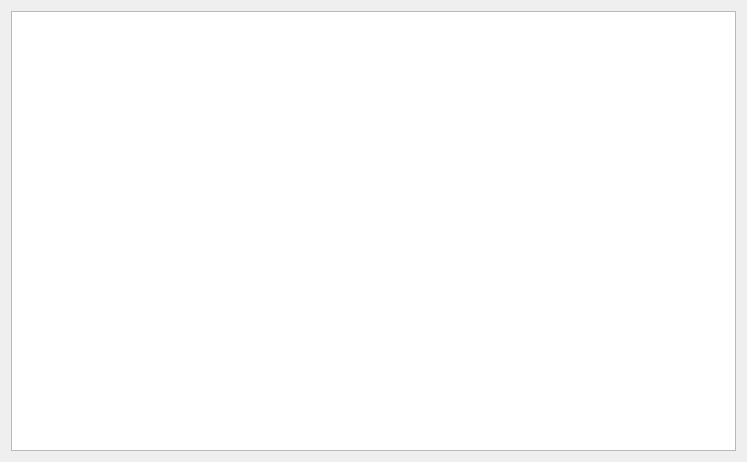
<?xml version="1.0" encoding="UTF-8"?>
<ui version="4.0">
 <class>FormGroups</class>
 <widget class="QWidget" name="FormGroups">
  <property name="geometry">
   <rect>
    <x>0</x>
    <y>0</y>
    <width>747</width>
    <height>462</height>
   </rect>
  </property>
  <property name="windowTitle">
   <string>Form</string>
  </property>
  <layout class="QVBoxLayout" name="verticalLayout">
   <item>
    <widget class="QTableView" name="tablegroups">
     <property name="editTriggers">
      <set>QAbstractItemView::NoEditTriggers</set>
     </property>
     <property name="alternatingRowColors">
      <bool>true</bool>
     </property>
     <property name="selectionMode">
      <enum>QAbstractItemView::SingleSelection</enum>
     </property>
     <attribute name="verticalHeaderDefaultSectionSize">
      <number>23</number>
     </attribute>
     <attribute name="verticalHeaderMinimumSectionSize">
      <number>23</number>
     </attribute>
    </widget>
   </item>
  </layout>
 </widget>
 <resources/>
 <connections/>
</ui>
